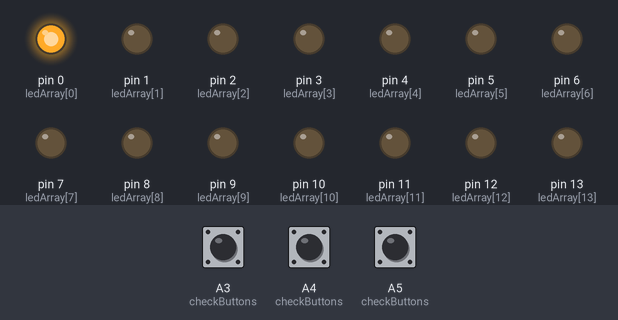
A sketch run on a simulated Arduino Uno, built with avr-gcc and run on an emulated ATmega328P. Shown: output pins drawn as LEDs (lit = HIGH). Inputs (shaded band) come from the test bench; at power-on: A3 (checkButtons) LOW, A4 (checkButtons) LOW, A5 (checkButtons) LOW.

Above: at 1.2 s.
1.3 s: A3 (checkButtons) pulled HIGH for 0.15 s
At 1.8 s:
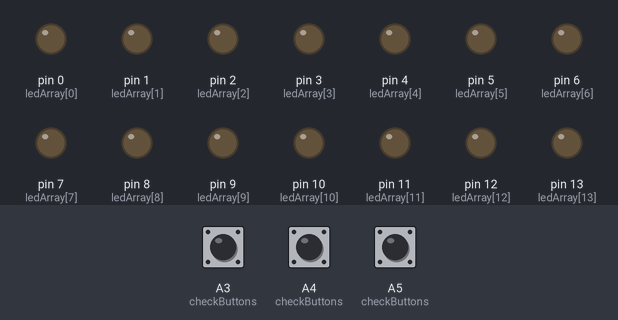
4.4 s: A4 (checkButtons) pulled HIGH for 0.15 s
At 6.7 s:
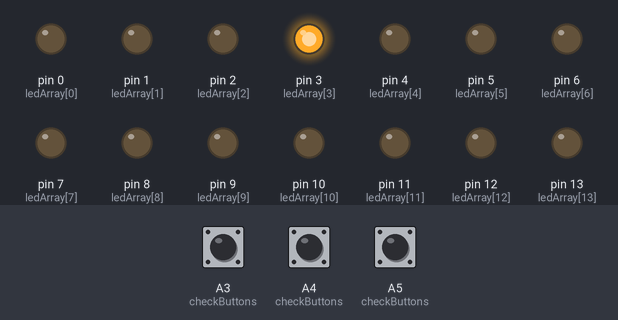
7.5 s: A5 (checkButtons) pulled HIGH for 0.15 s
At 9.4 s:
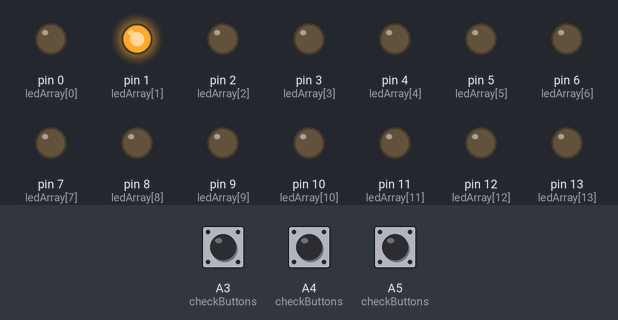
10.6 s: A4 (checkButtons) pulled HIGH for 1 s
At 14.4 s:
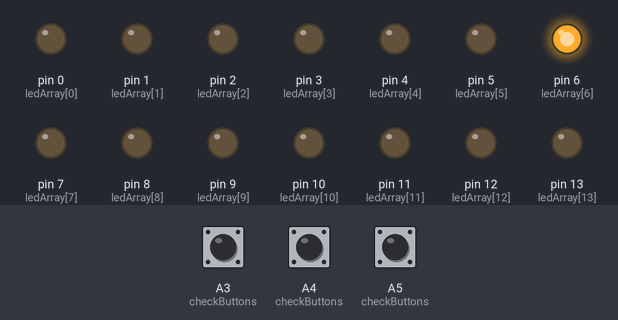
14.6 s: A5 (checkButtons) pulled HIGH for 1 s
At 18.4 s:
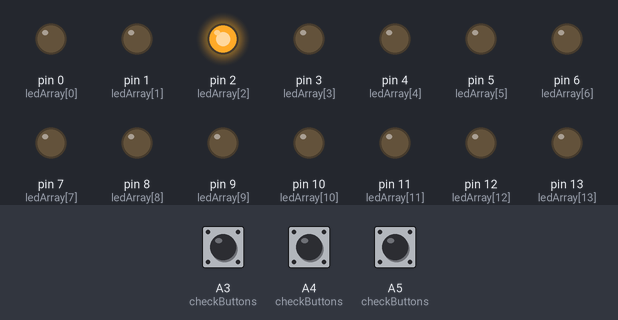
18.6 s: A4 (checkButtons) pulled HIGH for 0.15 s
At 22.8 s:
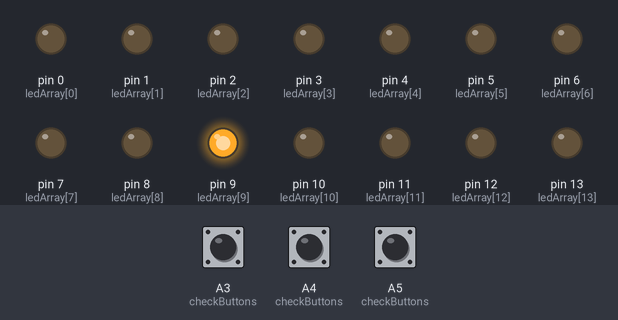
Timing chart, 0 to 29.5 s (numbered marks = the images above; inputs shaded):
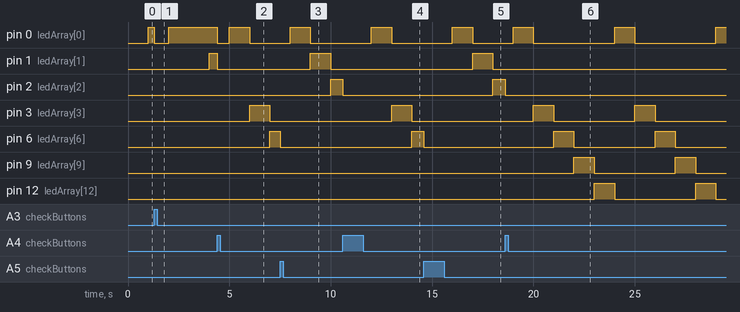

The sketch:

lichterKette.ino
```cpp
/*
 * @Author Bissbert
 * Reason for this project:
 * I wanted to create a party led display that can be set to a few different patters.
 * These different states could A) be used to indicate a state or B) to just have some fun party lights :)
 */
#include <Arduino.h>

#define WAIT_BETWEEN 1000

int ledArray[] = {0, 1, 2, 3, 4, 5, 6, 7, 8, 9, 10, 11, 12, 13};
bool *ledActive;
int ledCount = 0;

long toggleTime = -1;

int singleCurrentLed = 0;
int singleLastLed = -1;

int currentPattern = 0;

void setup() {
    ledCount = sizeof(ledArray) / sizeof(ledArray[0]);
    ledActive = new bool[ledCount];
    for (int i = 0; i < ledCount; i++) {
        pinMode(ledArray[i], OUTPUT);
    }
    pinMode(A3, INPUT);
    pinMode(A4, INPUT);
    pinMode(A5, INPUT);
}

void loop() {
    checkButtons();
    if (timePassedSince(toggleTime, WAIT_BETWEEN)) {
        triggerPattern();
    }
}

/**
 * Check if the buttons are pressed and updates the patter thereafter
 */
void checkButtons() {
    if (digitalRead(A5) == HIGH) {
        currentPattern = 1;
        clearLed();
    } else if (digitalRead(A4) == HIGH) {
        currentPattern = 2;
        clearLed();
    } else if (digitalRead(A3) == HIGH) {
        currentPattern = 0;
        clearLed();
    }
}

/**
 * clears the led
 */
void clearLed() {
    singleCurrentLed = 0;
    singleLastLed = -1;
    for (int i = 0; i < ledCount; i++) {
        ledActive[i] = false;
        digitalWrite(ledArray[i], LOW);
    }
}

/**
 * triggers the currently selected pattern
 */
void triggerPattern() {
    if (currentPattern == 1) {
        toggleRow();
    } else if (currentPattern == 2) {
        toggleRow(singleCurrentLed, singleLastLed, 3);
    } else {
        doubleTrigger();
    }
}

bool isFirst = true;

/**
 * triggers the double pattern
 */
void doubleTrigger() {
    if (isFirst) {
        toggleRow(singleCurrentLed, singleLastLed, 2);
    } else {
        toggleRow(singleCurrentLed, singleLastLed, -1);
    }
    isFirst = !isFirst;
}

/**
 * triggers the row pattern
 */
void toggleRow() {
    toggleRow(singleCurrentLed, singleLastLed, 1);
}

/**
 * triggers the row pattern with the given parameters
 * @param current the current led to turn on
 * @param last the last led to turn off
 * @param step increment of the led
 */
void toggleRow(int &current, int &last, int step) {
    if (last >= 0) {
        toggleLedWithNext(last, step);
    }
    last = toggleLedWithNext(current, step);
}

/**
 * toggles the led with the given index and increments the index by the given step
 * @param id the index of the led to toggle
 * @param step the increment of the index
 * @return the index of the led that was toggled
 */
int toggleLedWithNext(int &id, int step) {
    const int current = id;
    toggleLed(id);
    if (id + step >= ledCount) {
        id = 0;
    } else {
        id += step;
    }
    return current;
}

/**
 * toggles the led with the given index
 * @param id the index of the led to toggle
 */
void toggleLed(int id) {
    ledActive[id] = !ledActive[id];
    if (ledActive[id]) {
        digitalWrite(ledArray[id], HIGH);
    } else {
        digitalWrite(ledArray[id], LOW);
    }
}

/**
 * checks if a given delay has happened since the passed time and
 * updates the variable if it did
 * @param ref reference to the variable containing the current time
 * @param delay the delay to check
 * @return true if the delay has happened else false
 */
bool timePassedSince(long &ref, long delay) {
    const bool hasPassed = millis() - ref >= delay;
    if (hasPassed) {
        ref = millis();
    }
    return hasPassed;
}
```

Measured:
- after the input at 1.3 s, pin 0 (ledArray[0]): HIGH → LOW after 0.00 s instead of 0.70 s; pin 2 (ledArray[2]): stays LOW (without the input it goes to HIGH after 0.70 s); pin 3 (ledArray[3]): stays LOW (without the input it goes to HIGH after 2.7 s)
- after the input at 4.4 s, pin 0 (ledArray[0]): HIGH → LOW after 0.00 s instead of 1.6 s; pin 2 (ledArray[2]): stays LOW (without the input it goes to HIGH after 1.6 s); pin 3 (ledArray[3]): LOW → HIGH after 1.6 s, → LOW 1.0 s later; pin 6 (ledArray[6]): LOW → HIGH after 2.6 s
- after the input at 7.5 s, pin 0 (ledArray[0]): LOW → HIGH after 0.50 s instead of 2.5 s; pin 1 (ledArray[1]): LOW → HIGH after 1.5 s, → LOW 1.0 s later; pin 2 (ledArray[2]): LOW → HIGH after 2.5 s; pin 6 (ledArray[6]): HIGH → LOW after 0.00 s instead of 0.50 s; pin 9 (ledArray[9]): stays LOW (without the input it goes to HIGH after 0.50 s)
- after the input at 10.6 s, pin 0 (ledArray[0]): LOW → HIGH after 1.4 s, → LOW 1.0 s later; pin 2 (ledArray[2]): HIGH → LOW after 0.00 s instead of 0.40 s; pin 4 (ledArray[4]): stays LOW (without the input it goes to HIGH after 1.4 s); pin 5 (ledArray[5]): stays LOW (without the input it goes to HIGH after 2.4 s)
- after the input at 14.6 s, pin 1 (ledArray[1]): LOW → HIGH after 2.4 s, → LOW 1.0 s later; pin 2 (ledArray[2]): LOW → HIGH after 3.4 s
- after the input at 18.6 s, pin 0 (ledArray[0]): alternates HIGH for 1.0 s and LOW for 4.0 s, starting after 0.40 s; pin 2 (ledArray[2]): HIGH → LOW after 0.00 s instead of 0.40 s
